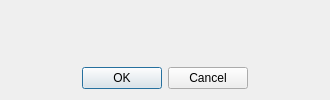
<?xml version="1.0" encoding="UTF-8"?>
<ui version="4.0">
 <class>LoginDialog</class>
 <widget class="QDialog" name="LoginDialog">
  <property name="geometry">
   <rect>
    <x>0</x>
    <y>0</y>
    <width>330</width>
    <height>100</height>
   </rect>
  </property>
  <property name="windowTitle">
   <string>Login</string>
  </property>
  <property name="windowIcon">
   <iconset resource="resources.qrc">
    <normaloff>:/res/box.png</normaloff>:/res/box.png</iconset>
  </property>
  <layout class="QVBoxLayout" name="verticalLayout">
   <item>
    <widget class="QWidget" name="widget" native="true">
     <property name="sizePolicy">
      <sizepolicy hsizetype="Preferred" vsizetype="Expanding">
       <horstretch>0</horstretch>
       <verstretch>0</verstretch>
      </sizepolicy>
     </property>
     <layout class="QFormLayout" name="controls">
      <property name="fieldGrowthPolicy">
       <enum>QFormLayout::ExpandingFieldsGrow</enum>
      </property>
     </layout>
    </widget>
   </item>
   <item>
    <layout class="QHBoxLayout" name="horizontalLayout">
     <item>
      <spacer name="horizontalSpacer">
       <property name="orientation">
        <enum>Qt::Horizontal</enum>
       </property>
       <property name="sizeHint" stdset="0">
        <size>
         <width>40</width>
         <height>20</height>
        </size>
       </property>
      </spacer>
     </item>
     <item>
      <widget class="QDialogButtonBox" name="buttons">
       <property name="standardButtons">
        <set>QDialogButtonBox::Cancel|QDialogButtonBox::Ok</set>
       </property>
      </widget>
     </item>
     <item>
      <spacer name="horizontalSpacer_2">
       <property name="orientation">
        <enum>Qt::Horizontal</enum>
       </property>
       <property name="sizeHint" stdset="0">
        <size>
         <width>40</width>
         <height>20</height>
        </size>
       </property>
      </spacer>
     </item>
    </layout>
   </item>
  </layout>
 </widget>
 <resources>
  <include location="resources.qrc"/>
 </resources>
 <connections/>
</ui>
